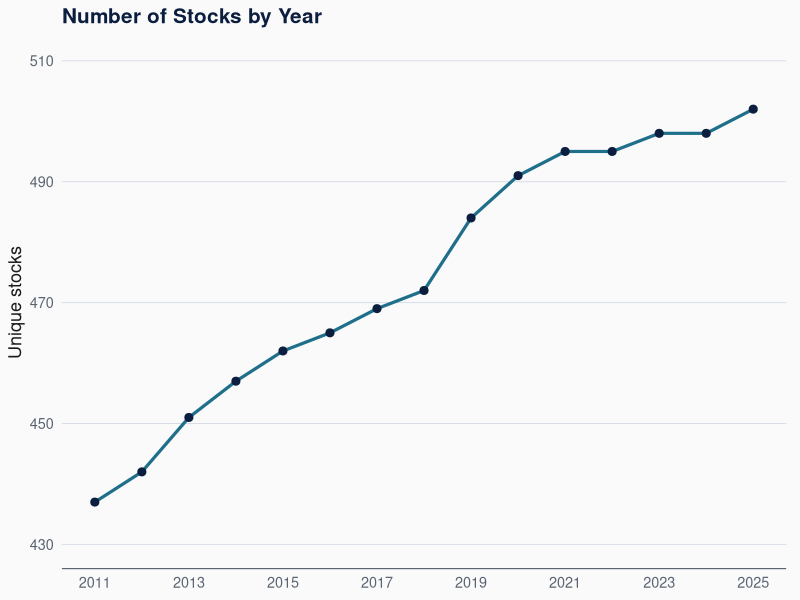
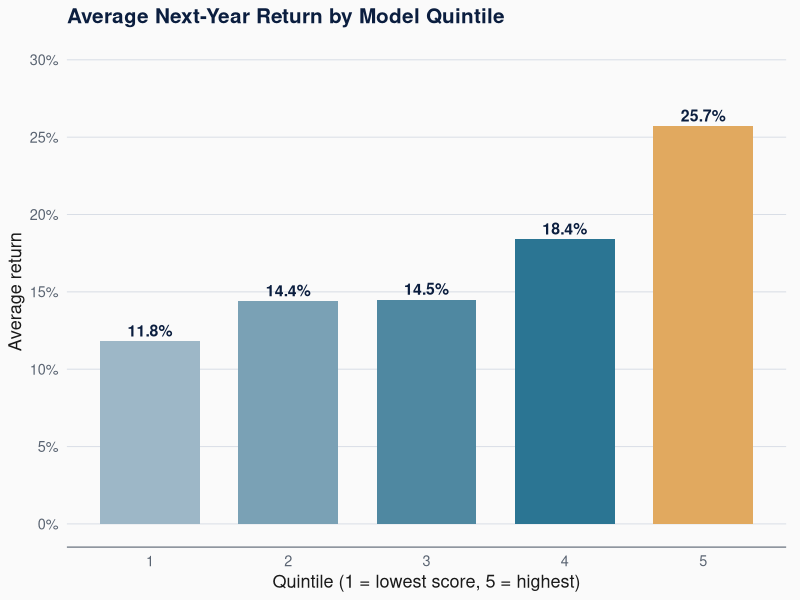
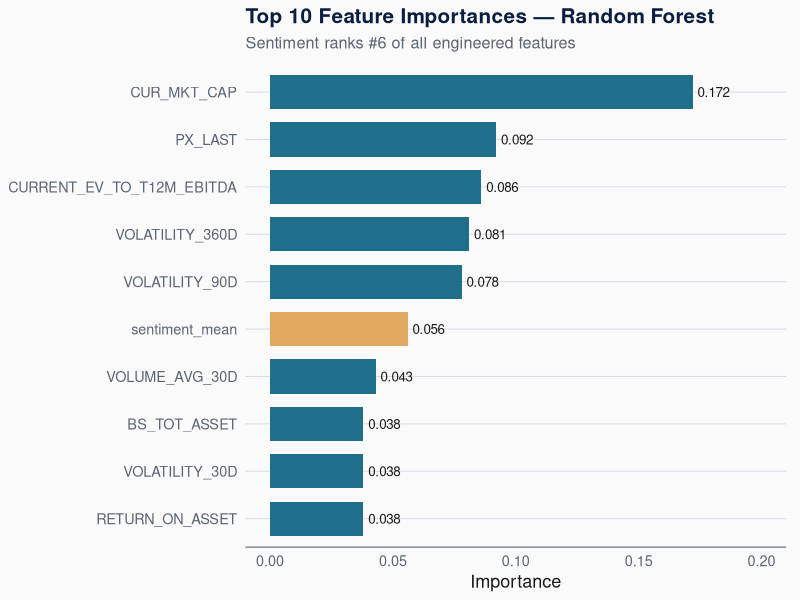
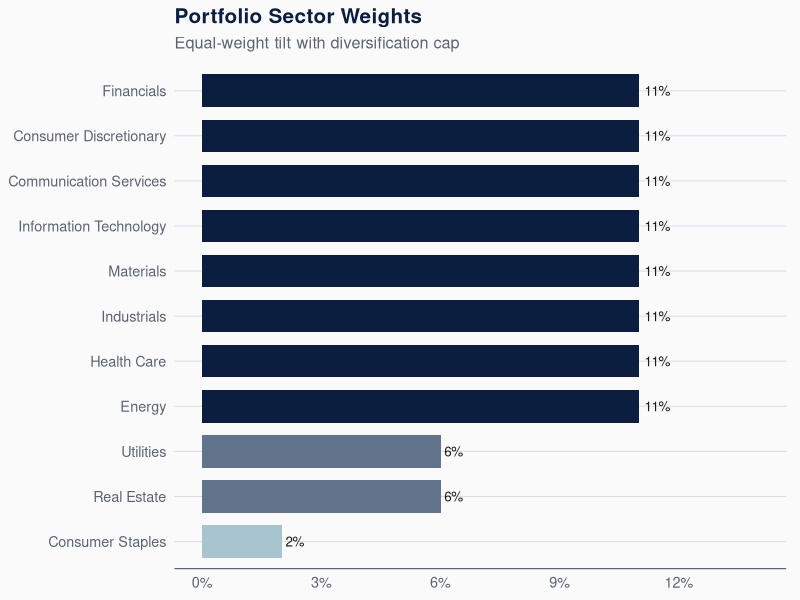
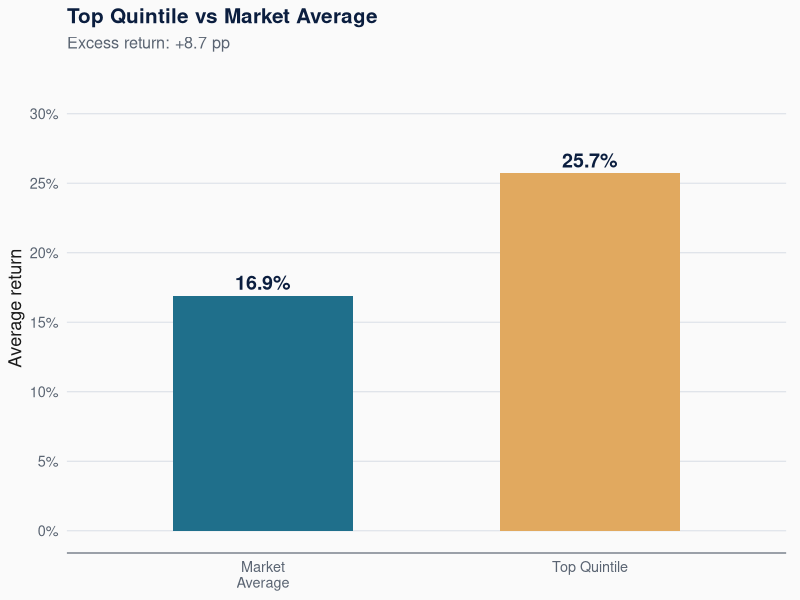
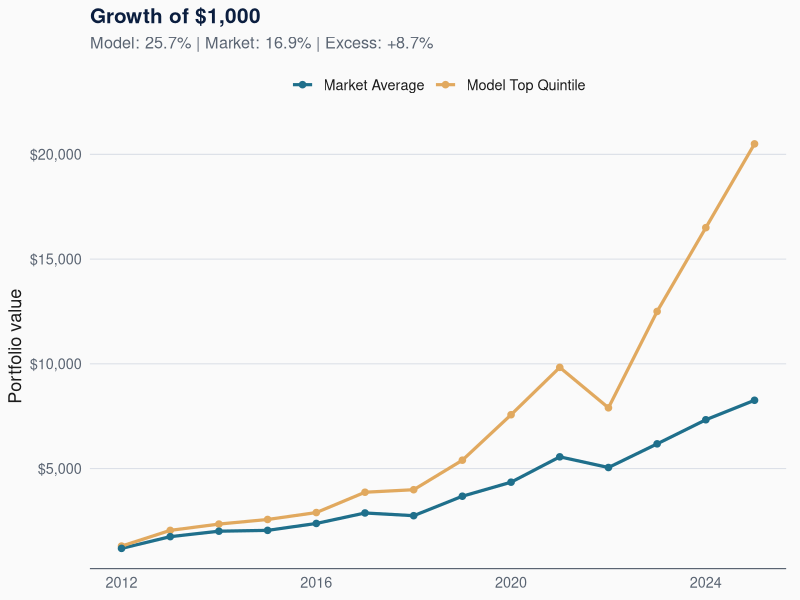
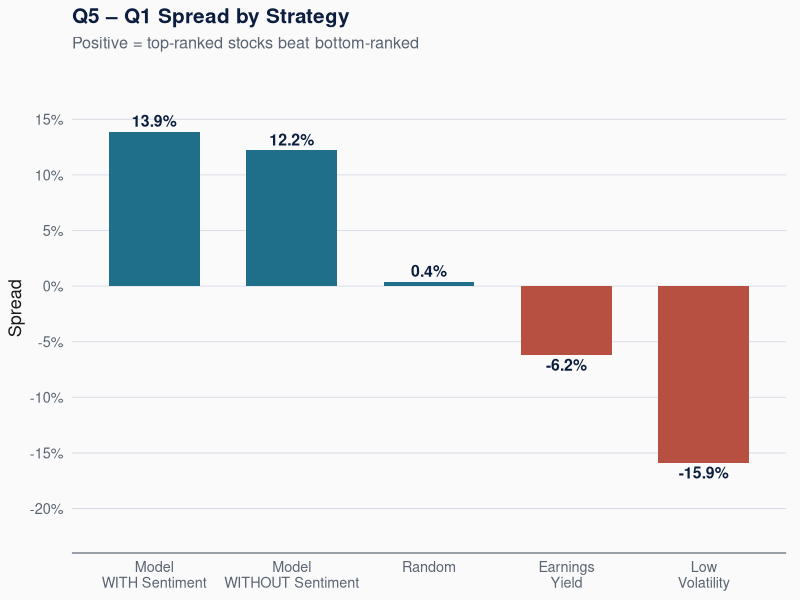
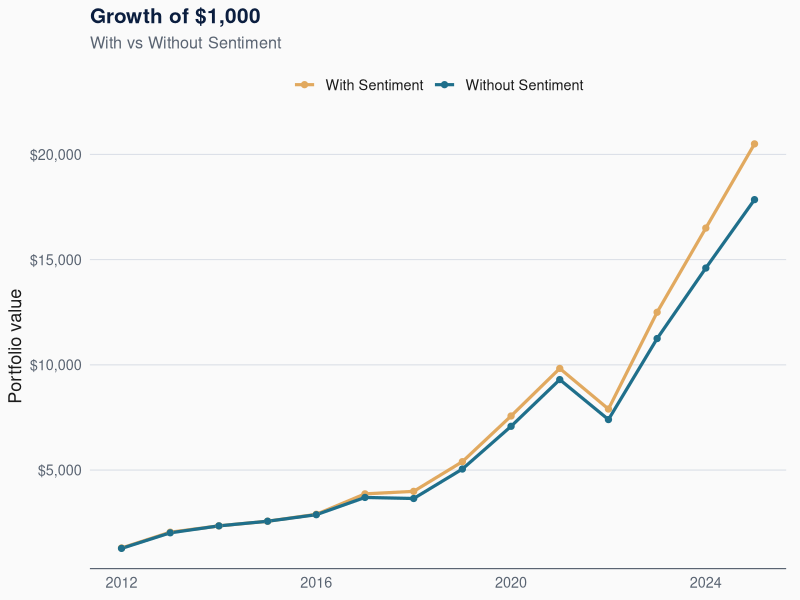

These charts were generated, in order, by the following R code:
## ---- chunk 1
knitr::opts_chunk$set(
  echo       = FALSE,
  message    = FALSE,
  warning    = FALSE,
  dev        = "png",
  dpi        = 150,
  fig.retina = 2,
  fig.align  = "center",
  fig.width  = 9,
  fig.height = 4.6,
  out.width  = "100%"
)

suppressPackageStartupMessages({
  library(ggplot2)
  library(dplyr)
  library(tibble)
  library(scales)
  library(knitr)
  library(kableExtra)
})

pal <- list(
  navy   = "#0B1E3F",
  teal   = "#1F6F8B",
  gold   = "#E1A95F",
  rust   = "#B85042",
  sage   = "#6B8E6F",
  ink    = "#1A1A1A",
  muted  = "#5A6472",
  paper  = "#FAFAFA",
  rule   = "#D9DEE6"
)

theme_fb <- function(base_size = 13) {
  theme_minimal(base_size = base_size, base_family = "sans") +
    theme(
      plot.background    = element_rect(fill = pal$paper, color = NA),
      panel.background   = element_rect(fill = pal$paper, color = NA),
      panel.grid.major   = element_line(color = pal$rule, linewidth = 0.35),
      panel.grid.minor   = element_blank(),
      panel.grid.major.x = element_blank(),
      axis.line.x        = element_line(color = pal$muted, linewidth = 0.4),
      axis.ticks         = element_blank(),
      axis.text          = element_text(color = pal$muted),
      axis.title         = element_text(color = pal$ink, face = "plain"),
      plot.title         = element_text(color = pal$navy, face = "bold",
                                        size = rel(1.15), margin = margin(b = 6)),
      plot.subtitle      = element_text(color = pal$muted, size = rel(0.9),
                                        margin = margin(b = 8)),
      plot.caption       = element_text(color = pal$muted, size = rel(0.75),
                                        hjust = 1, margin = margin(t = 6)),
      legend.position    = "top",
      legend.title       = element_blank(),
      legend.text        = element_text(color = pal$ink),
      legend.key         = element_rect(fill = NA, color = NA),
      plot.margin        = margin(6, 10, 6, 6)
    )
}
## ---- chunk 2
stocks_yr <- tibble(
  year = 2011:2025,
  n    = c(437, 442, 451, 457, 462, 465, 469, 472, 484, 491, 495, 495, 498, 498, 502)
)

ggplot(stocks_yr, aes(year, n)) +
  geom_line(color = pal$teal, linewidth = 1.1) +
  geom_point(color = pal$navy, size = 2.4) +
  scale_x_continuous(breaks = seq(2011, 2025, 2)) +
  scale_y_continuous(limits = c(430, 510), breaks = seq(430, 510, 20)) +
  labs(title = "Number of Stocks by Year",
       x = NULL, y = "Unique stocks") +
  theme_fb()
## ---- chunk 3
q_df <- tibble(
  quintile = factor(1:5),
  ret      = c(0.118, 0.144, 0.145, 0.184, 0.257)
)

ggplot(q_df, aes(quintile, ret, fill = quintile)) +
  geom_col(width = 0.72) +
  geom_text(aes(label = percent(ret, accuracy = 0.1)),
            vjust = -0.4, color = pal$navy, fontface = "bold", size = 4) +
  scale_fill_manual(values = c("#9DB7C7", "#7AA1B5", "#4F88A1",
                               "#2B7593", pal$gold), guide = "none") +
  scale_y_continuous(labels = percent_format(accuracy = 1),
                     limits = c(0, 0.30), breaks = seq(0, 0.30, 0.05)) +
  labs(title = "Average Next-Year Return by Model Quintile",
       x = "Quintile (1 = lowest score, 5 = highest)",
       y = "Average return") +
  theme_fb()
## ---- chunk 4
feat_df <- tribble(
  ~feature,                     ~imp,
  "CUR_MKT_CAP",                0.172,
  "PX_LAST",                    0.092,
  "CURRENT_EV_TO_T12M_EBITDA",  0.086,
  "VOLATILITY_360D",            0.081,
  "VOLATILITY_90D",             0.078,
  "sentiment_mean",             0.056,
  "VOLUME_AVG_30D",             0.043,
  "BS_TOT_ASSET",               0.038,
  "VOLATILITY_30D",             0.038,
  "RETURN_ON_ASSET",            0.038
) %>%
  mutate(feature  = factor(feature, levels = rev(feature)),
         is_sent  = grepl("sentiment", feature, ignore.case = TRUE))

ggplot(feat_df, aes(imp, feature, fill = is_sent)) +
  geom_col(width = 0.72) +
  geom_text(aes(label = sprintf("%.3f", imp)),
            hjust = -0.15, size = 3.4, color = pal$ink) +
  scale_fill_manual(values = c("FALSE" = pal$teal, "TRUE" = pal$gold),
                    guide = "none") +
  scale_x_continuous(limits = c(0, 0.20),
                     breaks = seq(0, 0.20, 0.05)) +
  labs(title = "Top 10 Feature Importances — Random Forest",
       subtitle = "Sentiment ranks #6 of all engineered features",
       x = "Importance", y = NULL) +
  theme_fb()
## ---- chunk 5
sectors <- tibble(
  sector = c("Financials", "Consumer Discretionary", "Communication Services",
             "Information Technology", "Materials", "Industrials",
             "Health Care", "Energy", "Utilities", "Real Estate",
             "Consumer Staples"),
  weight = c(0.11, 0.11, 0.11, 0.11, 0.11, 0.11,
             0.11, 0.11, 0.06, 0.06, 0.02)
) %>% arrange(desc(weight)) %>%
  mutate(sector = factor(sector, levels = rev(sector)))

ggplot(sectors, aes(weight, sector, fill = weight)) +
  geom_col(width = 0.72) +
  geom_text(aes(label = percent(weight, accuracy = 1)),
            hjust = -0.2, size = 3.4, color = pal$ink) +
  scale_fill_gradient(low = "#A8C4CF", high = pal$navy, guide = "none") +
  scale_x_continuous(labels = percent_format(accuracy = 1),
                     limits = c(0, 0.14), breaks = seq(0, 0.14, 0.03)) +
  labs(title = "Portfolio Sector Weights",
       subtitle = "Equal-weight tilt with diversification cap",
       x = NULL, y = NULL) +
  theme_fb()
## ---- chunk 6
mr <- tibble(
  group  = factor(c("Market\nAverage", "Top Quintile"),
                  levels = c("Market\nAverage", "Top Quintile")),
  ret    = c(0.169, 0.257)
)

ggplot(mr, aes(group, ret, fill = group)) +
  geom_col(width = 0.55) +
  geom_text(aes(label = percent(ret, accuracy = 0.1)),
            vjust = -0.4, color = pal$navy,
            fontface = "bold", size = 5) +
  scale_fill_manual(values = c(pal$teal, pal$gold), guide = "none") +
  scale_y_continuous(labels = percent_format(accuracy = 1),
                     limits = c(0, 0.32), breaks = seq(0, 0.30, 0.05)) +
  labs(title = "Top Quintile vs Market Average",
       subtitle = "Excess return: +8.7 pp",
       x = NULL, y = "Average return") +
  theme_fb()
## ---- chunk 7
yrs <- 2012:2025
growth <- tibble(
  year   = rep(yrs, 2),
  series = rep(c("Model Top Quintile", "Market Average"), each = length(yrs)),
  value  = c(1300, 2050, 2350, 2570, 2900, 3870, 3990, 5400,
             7570, 9830, 7900, 12500, 16500, 20500,
             1190, 1750, 2010, 2050, 2380, 2880, 2750, 3680,
             4350, 5560, 5050, 6180, 7330, 8260)
)

ggplot(growth, aes(year, value, color = series)) +
  geom_line(linewidth = 1.1) +
  geom_point(size = 1.9) +
  scale_color_manual(values = c("Model Top Quintile" = pal$gold,
                                "Market Average"     = pal$teal)) +
  scale_y_continuous(labels = label_dollar(),
                     breaks = seq(0, 22500, 5000)) +
  scale_x_continuous(breaks = seq(2012, 2024, 4)) +
  labs(title = "Growth of $1,000",
       subtitle = "Model: 25.7% | Market: 16.9% | Excess: +8.7%",
       x = NULL, y = "Portfolio value") +
  theme_fb()
## ---- chunk 8
sp <- tibble(
  strategy = c("Model\nWITH Sentiment", "Model\nWITHOUT Sentiment",
               "Random", "Earnings\nYield", "Low\nVolatility"),
  spread   = c(0.139, 0.122, 0.004, -0.062, -0.159)
) %>% mutate(strategy = factor(strategy, levels = strategy),
             pos      = spread >= 0)

ggplot(sp, aes(strategy, spread, fill = pos)) +
  geom_col(width = 0.66) +
  geom_text(aes(label = percent(spread, accuracy = 0.1),
                vjust = ifelse(spread >= 0, -0.4, 1.3)),
            color = pal$navy, fontface = "bold", size = 4) +
  scale_fill_manual(values = c("FALSE" = pal$rust, "TRUE" = pal$teal),
                    guide = "none") +
  scale_y_continuous(labels = percent_format(accuracy = 1),
                     limits = c(-0.22, 0.18),
                     breaks = seq(-0.20, 0.15, 0.05)) +
  labs(title = "Q5 – Q1 Spread by Strategy",
       subtitle = "Positive = top-ranked stocks beat bottom-ranked",
       x = NULL, y = "Spread") +
  theme_fb()
## ---- chunk 9
reg <- tibble(
  Variable     = c("Model Score (z)", "Top Quintile", "Sentiment (z)",
                   "R²", "Observations"),
  Coefficient  = c("0.029***", "0.052***", "0.035***", "0.209", "6,320"),
  `Std Error`  = c("(0.005)", "(0.011)", "(0.012)", "", "")
)

kable(reg, align = "lcc") %>%
  kable_styling(full_width = TRUE, font_size = 16) %>%
  row_spec(0,   background = pal$navy, color = "white", bold = TRUE) %>%
  row_spec(4:5, italic = TRUE, color = pal$muted)
## ---- chunk 10
yrs <- 2012:2025
sent <- tibble(
  year   = rep(yrs, 2),
  series = rep(c("With Sentiment", "Without Sentiment"), each = length(yrs)),
  value  = c(1300, 2050, 2350, 2570, 2900, 3870, 3990, 5400,
             7570, 9830, 7900, 12500, 16500, 20500,
             1280, 2020, 2350, 2570, 2880, 3700, 3650, 5050,
             7080, 9300, 7400, 11250, 14600, 17850)
)

ggplot(sent, aes(year, value, color = series)) +
  geom_line(linewidth = 1.1) +
  geom_point(size = 1.8) +
  scale_color_manual(values = c("With Sentiment"    = pal$gold,
                                "Without Sentiment" = pal$teal)) +
  scale_y_continuous(labels = label_dollar(),
                     breaks = seq(0, 22500, 5000)) +
  scale_x_continuous(breaks = seq(2012, 2024, 4)) +
  labs(title = "Growth of $1,000",
       subtitle = "With vs Without Sentiment",
       x = NULL, y = "Portfolio value") +
  theme_fb()
## ---- chunk 11
sb <- tibble(
  group = factor(c("Without Sentiment", "With Sentiment"),
                 levels = c("Without Sentiment", "With Sentiment")),
  ret   = c(0.244, 0.257)
)

ggplot(sb, aes(group, ret, fill = group)) +
  geom_col(width = 0.55) +
  geom_text(aes(label = percent(ret, accuracy = 0.1)),
            vjust = -0.4, color = pal$navy,
            fontface = "bold", size = 5) +
  scale_fill_manual(values = c(pal$teal, pal$gold), guide = "none") +
  scale_y_continuous(labels = percent_format(accuracy = 1),
                     limits = c(0, 0.30), breaks = seq(0, 0.30, 0.05)) +
  labs(title = "Top Quintile Return",
       subtitle = "Sentiment lifts the top quintile by ~1.3 pp",
       x = NULL, y = "Average return") +
  theme_fb()
## ---- chunk 12
set.seed(7)
mkt <- rnorm(6300, mean = 0.16, sd = 0.32)
top <- rnorm(1300, mean = 0.26, sd = 0.40)
hist_df <- tibble(
  ret    = c(mkt, top),
  series = c(rep("Market", length(mkt)), rep("Top Quintile", length(top)))
)

ggplot(hist_df, aes(ret, fill = series)) +
  geom_histogram(position = "identity", alpha = 0.65,
                 bins = 40, color = NA) +
  scale_fill_manual(values = c("Market" = pal$teal,
                               "Top Quintile" = pal$gold)) +
  scale_x_continuous(labels = percent_format(accuracy = 1),
                     limits = c(-1, 3)) +
  labs(title = "Return Distribution",
       subtitle = "Market vs Top Quintile",
       x = "Next-year return", y = "Frequency") +
  theme_fb() +
  theme(legend.position = c(0.85, 0.85),
        legend.background = element_rect(fill = pal$paper, color = NA))
## ---- chunk 13
box_df <- tibble(
  series = factor(c(rep("Market", length(mkt)),
                    rep("Top Quintile", length(top))),
                  levels = c("Market", "Top Quintile")),
  ret    = c(mkt, top)
)

ggplot(box_df, aes(series, ret, fill = series)) +
  geom_boxplot(width = 0.45, outlier.alpha = 0.15,
               color = pal$navy, linewidth = 0.4) +
  scale_fill_manual(values = c("Market" = pal$teal,
                               "Top Quintile" = pal$gold),
                    guide = "none") +
  scale_y_continuous(labels = percent_format(accuracy = 1),
                     limits = c(-1, 1.5)) +
  labs(title = "Distribution of Returns",
       subtitle = "Top quintile shows higher upside",
       x = NULL, y = "Next-year return") +
  theme_fb()
## ---- chunk 14
picks <- tribble(
  ~Ticker, ~Company,           ~Sector,                    ~Score,
  "COIN",  "Coinbase",         "Financials",                3.71,
  "NVR",   "NVR Inc.",         "Consumer Discretionary",    2.61,
  "BKNG",  "Booking Holdings", "Consumer Discretionary",    2.16,
  "GOOG",  "Alphabet",         "Communication Services",    1.86,
  "NVDA",  "NVIDIA",           "Information Technology",    1.85,
  "DASH",  "DoorDash",         "Consumer Discretionary",    1.83,
  "DDOG",  "Datadog",          "Information Technology",    1.76,
  "META",  "Meta Platforms",   "Communication Services",    1.41,
  "AMZN",  "Amazon",           "Consumer Discretionary",    1.22,
  "CRWD",  "CrowdStrike",      "Information Technology",    1.11
)

kable(picks, align = "llll", digits = 2,
      col.names = c("Ticker", "Company", "Sector", "Model Score")) %>%
  kable_styling(full_width = TRUE, font_size = 13) %>%
  row_spec(0, background = pal$navy, color = "white", bold = TRUE)
